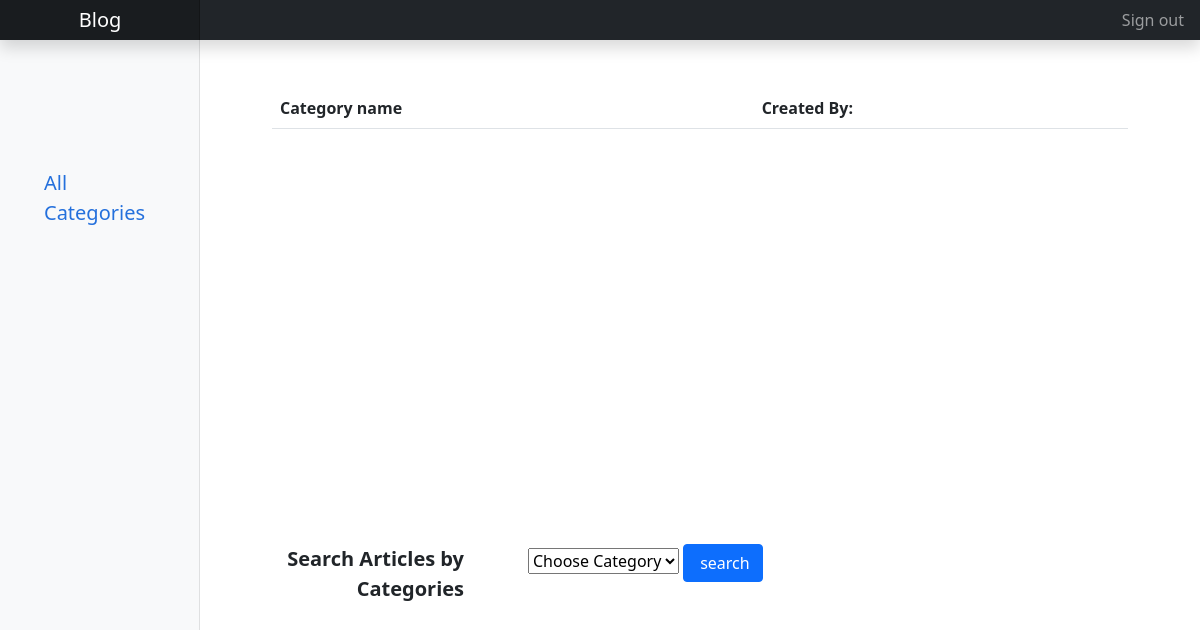
Page /?url=/pages/categories on the earlier database version.
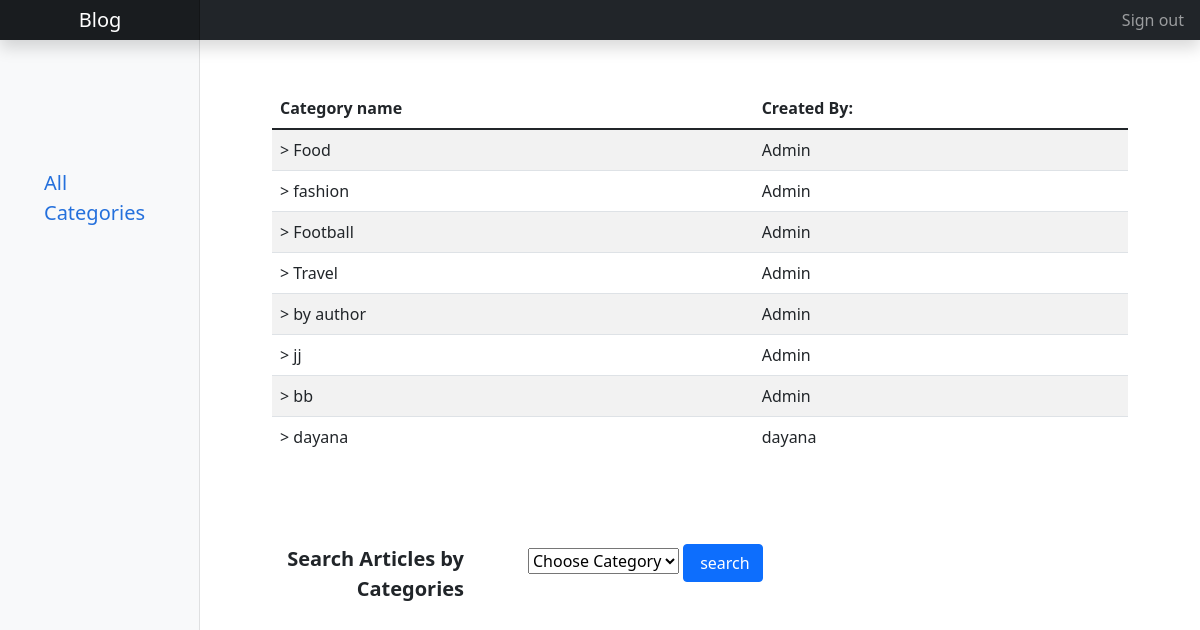
Same page on the later database version.
### tables this page shows
CREATE TABLE `category` (
  `categoryID` int(11) NOT NULL,
  `userID` int(11) NOT NULL,
  `name` varchar(255) NOT NULL
);

CREATE TABLE `users` (
  `userID` int(11) NOT NULL,
  `username` varchar(255) NOT NULL,
  `email` varchar(255) NOT NULL,
  `type` varchar(255) NOT NULL,
  `password` varchar(255) NOT NULL
);

### controllers/Pages.php (called while the page is built, shortened)
<?php
class Pages extends Controller {
    public function categories() {
        $this->view('categories');
    }
}

### utility/core.php (called while the page is built, shortened)
<?php
  class Core {
    protected $currentMethod = 'index';
    public function __construct(){
      $url = $this->getUrl();
      if(file_exists('controllers/' . ucwords($url[0]). '.php')){
        unset($url[0]);
      }
      $this->currentController = new $this->currentController;
      if(isset($url[1])){
        if(method_exists($this->currentController, $url[1])){
          $this->currentMethod = $url[1];
          unset($url[1]);
        }
      }
      $this->params = $url ? array_values($url) : [];
      call_user_func_array([$this->currentController, $this->currentMethod], $this->params);
    }
    public function getUrl(){
      if(isset($_GET['url'])){
        $url = rtrim($_GET['url'], '/');
        $url = filter_var($url, FILTER_SANITIZE_URL);
        $url = array_values(array_filter(explode('/', $url), function ($str) {
          return !empty($str);
        }));
        return $url;
      }
    }
  }

### require.php (called while the page is built, shortened)
<?php
require_once './utility/core.php';
require_once './utility/controller.php';
require_once('./controllers/get.php');
$init = new Core();

### index.php (called while the page is built)
<?php
    require_once 'require.php';

### controllers/get.php (called while the page is built, shortened)
<?php
function getCategory()
{
    $database = new Database();
    $db = $database->getConnection();
    $sql = "SELECT users.username, category.name, category.categoryID FROM users INNER JOIN category ON users.userID=category.userID";
    $result = $db->query($sql);
    while ($row = $result->fetchAll(PDO::FETCH_ASSOC)) {
        return $row;
    }
}

### views/categories.php (the view, shortened to what this page needs)
<!DOCTYPE html>
<html lang="en">
<head>
    <link rel="stylesheet" href="https://cdn.jsdelivr.net/npm/bootstrap-icons@1.8.1/font/bootstrap-icons.css">
    <link href="http://localhost:8012/blog/css/main.min.css?ts=<?= time() ?>" rel="stylesheet">
</head>
<body>
    <header class="navbar navbar-dark sticky-top bg-dark flex-md-nowrap p-0 shadow">
        <a class="navbar-brand col-12 col-md-3 col-lg-2 me-0 px-3 text-center" href="http://localhost:8012/blog">Blog</a>
        <div class="navbar-nav">
            <div class="nav-item text-nowrap">
                <a class="nav-link px-3" href="http://localhost:8012/blog/?url=/users/logout">Sign out</a>
            </div>
        </div>
    </header>
    <div class="container-fluid">
        <div class="row">
            <nav id="sidebarMenu" class="col-md-3 col-lg-2 d-md-block bg-light sidebar collapse">
                <div class="position-sticky pt-3">
                    <ul class="nav flex-column fs-5 pt-lg-5 my-5 ps-lg-3">
                        <li class="nav-item">
                            <a class="nav-link active" aria-current="page" href="http://localhost:8012/blog/?url=/pages/categories">
                                All Categories
                            </a>
                        </li>
                    </ul>
                </div>
            </nav>
            <main class="col-md-9 ms-sm-auto col-lg-10 px-md-4">
                <section class="my-5">
                    <div class="container my-5">
                        <section class="my-5">
                            <div class="container">
                                <div class="table-wrapper-scroll-y my-custom-scrollbar">
                                    <table class="table table-striped">
                                        <thead>
                                            <tr>
                                                <th scope="col">Category name</th>
                                                <th scope="col">Created By:</th>
                                            </tr>
                                        </thead>
                                        <tbody>
                                            <?php require_once('./controllers/get.php');
                                            $categories = getCategory();
                                            ?>
                                            <?php foreach ($categories as $category) : ?>
                                                <tr>
                                                    <td>> <?php echo $category['name'] ?></a></td>
                                                    <td><?php echo $category['username'] ?></td>
                                                <?php endforeach; ?>
                                        </tbody>
                                    </table>
                                </div>
                            </div>
                        </section>
                        <section class="my-5">
                            <div class="container text-center">
                                <div class="row">
                                    <div class="col-lg-3 fs-5 fw-bold mt-5 pe-lg-3 text-lg-end">
                                        Search Articles by Categories
                                    </div>
                                    <div class="col-lg-9 ps-lg-5 text-lg-start mt-5">
                                        <form method="POST" id="searchPosts" onsubmit="return searchPost();">
                                            <select name="categoryID">
                                                <option value="" selected disabled>Choose Category</option>
                                            </select>
                                            <button type="submit" name="submit" class="btn btn-primary ps-3">search</button>
                                    </div>
                                </div>
                            </div>
                        </section>
                    </div>
                </section>
            </main>
        </div>
    </div>
</body>
</html>

### utility/controller.php (shortened to what this page needs)
<?php
    class Controller {
        public function view($view, $data = []) {
            if (file_exists('views/' . $view . '.php')) {
                require_once 'views/' . $view . '.php';
            } else {
                die("View does not exists.");
            }
        }
    }

Differences in the rows shown:
added category: name "Food", userID.username "Admin"
added category: name "fashion", userID.username "Admin"
added category: name "Football", userID.username "Admin"
added category: name "Travel", userID.username "Admin"
added category: name "by author", userID.username "Admin"
added category: name "jj", userID.username "Admin"
added category: name "bb", userID.username "Admin"
added category: name "dayana", userID.username "dayana"
